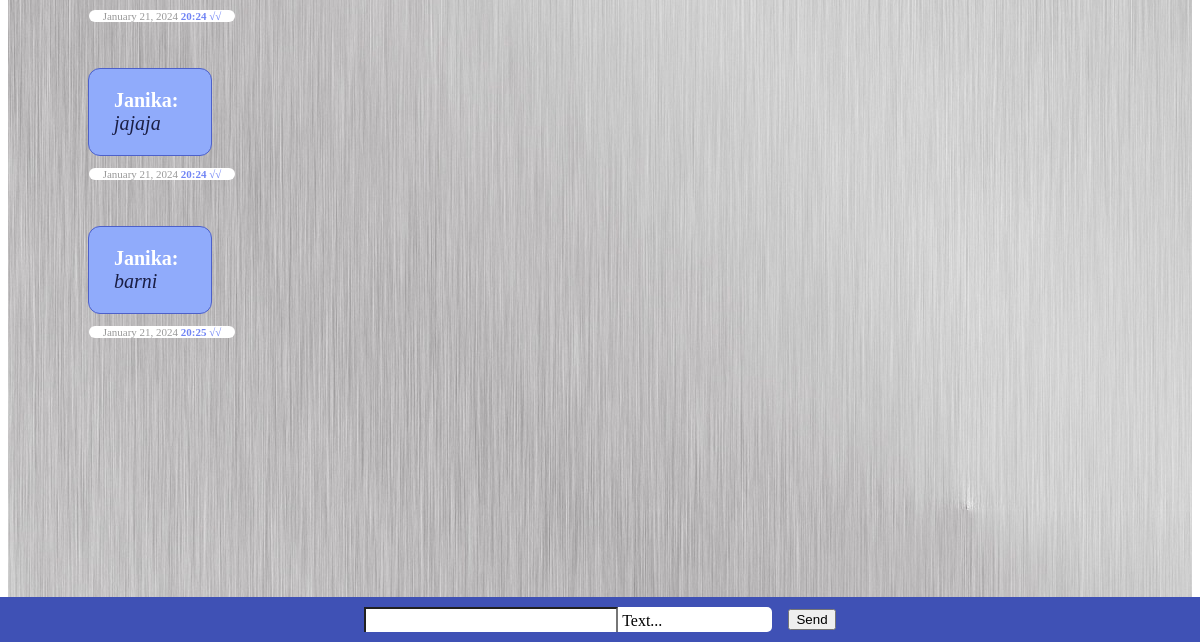
Before: /chat/ (signed in, lower part) with the older database file.
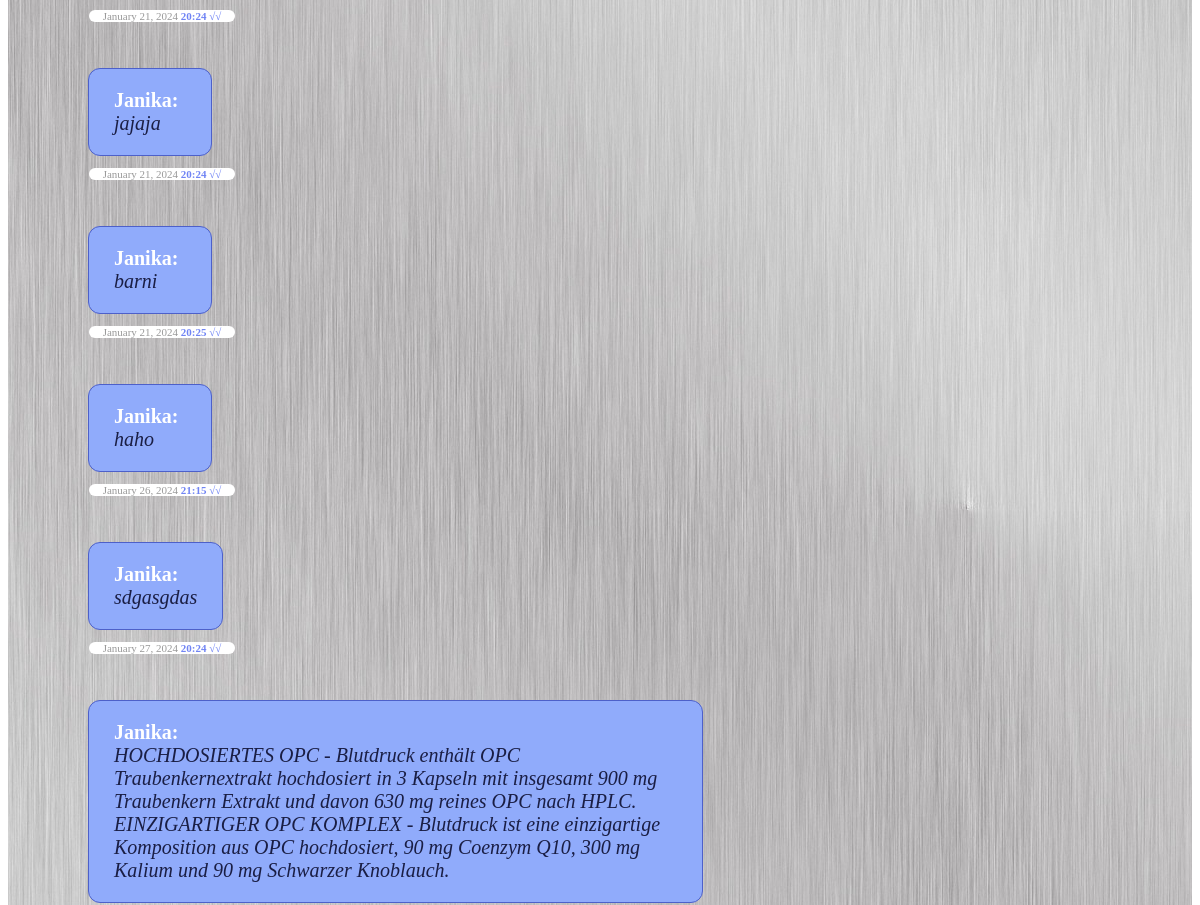
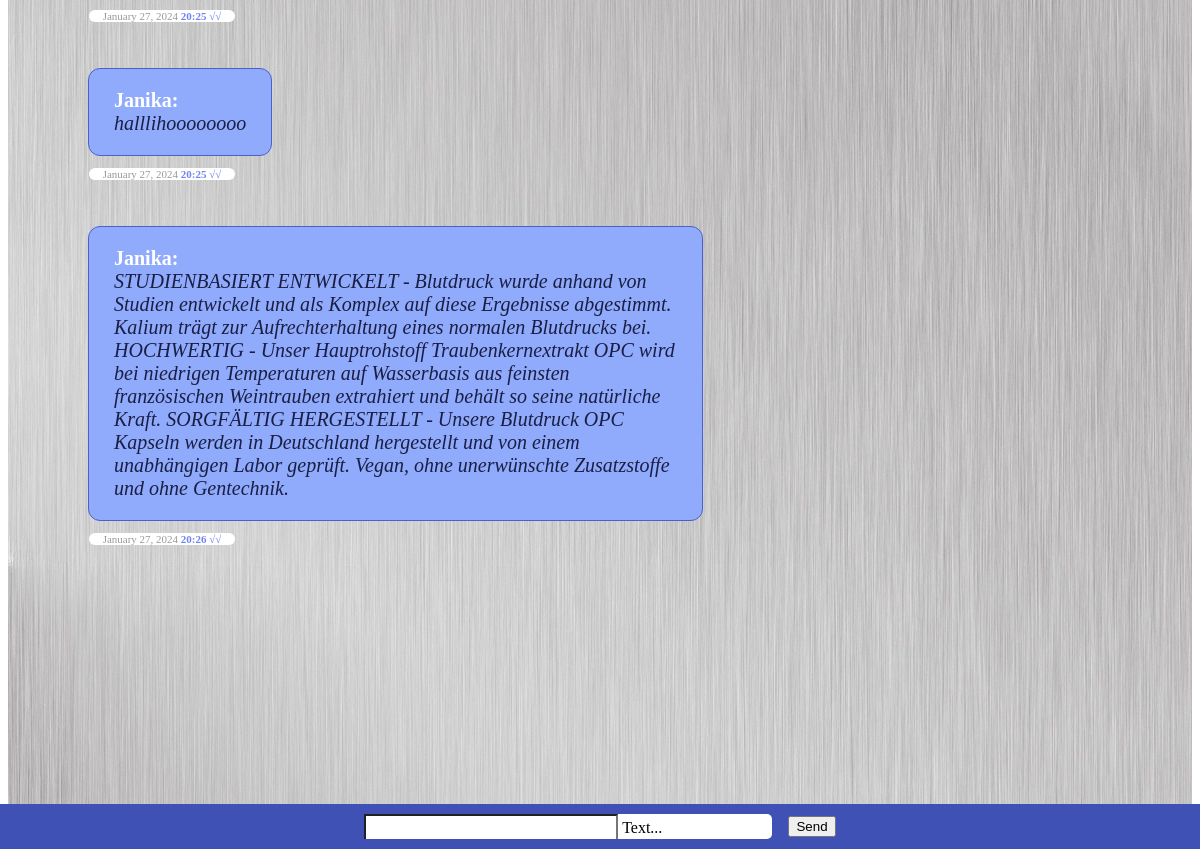
After: the same page with the newer database file (2 pictures, top to bottom).
### chat/models.py (models this page shows)
class Message(models.Model):
    text = models.CharField(max_length=500)
    created_at = models.DateTimeField(default=datetime.now)
    chat = models.ForeignKey(Chat, on_delete=models.CASCADE, related_name='chat_message_set', default=None, blank=True, null=True)
    author = models.ForeignKey(settings.AUTH_USER_MODEL, on_delete=models.CASCADE, related_name='author_message_set')
    receiver = models.ForeignKey(settings.AUTH_USER_MODEL, on_delete=models.CASCADE, related_name='receiver_message_set')

### chat/views.py (the view, shortened to what this page needs)
# urls.py: path('chat/', index, name='index'),
@login_required(login_url = '/login/')
def index(request):
   myChat = Chat.objects.get(id=1)
   chatMessages = Message.objects.filter(chat__id=1)
   return render(request, 'chat/index.html', {'messages': chatMessages})

### chat/templates/chat/index.html (shortened to what this page needs)
{% extends "base.html" %}
{% block content %}
{% if request.user.is_authenticated %}
<div class="message-container" id="messageContainer">
{% for message in messages %}
          {% if message.author == request.user %}
          <div class="wrapper-maim-user">
            <div class="main-user date-border">
                <span> <b class="color-red">{{ message.author }}:</b><br><i class="text-main ">{{ message.text }}</i></span>
                <span class="main-user-time">
                  <span class="color-gray">{{ message.created_at|date:"F" }}</span>
                  <span class="color-gray">{{ message.created_at|date:"j" }},</span>
                  <span class="color-gray">{{ message.created_at|date:"Y" }}</span>
                  <span class="color-blue"><b class="fw-900">{{ message.created_at|date:"H:i" }} √√</b></span>
                </span>
            </div>
          </div>
{% else %}
          <div class="wrapper-other-user">
             <div class="other-user c-gray bg-other-user date-border">
               <span> <b class="text-main mr-8">{{ message.author }}:</b><br><i class="color-d-gray">{{ message.text }}</i></span>
                <span class="other-user-time">
                <span class="color-gray">{{ message.created_at|date:"F" }}</span>
                <span class="color-gray">{{ message.created_at|date:"j" }},</span>
                <span class="color-gray">{{ message.created_at|date:"Y" }}</span>
                <span class="color-blue"><b class="fw-900">{{ message.created_at|date:"H:i" }} √√</b></span>
              </span>
             </div>
         </div>
{% endif %}
  {% endfor %}
</div>
<div class="form-container">
     <form onsubmit="sendMessage() ; return false;"   method="post">
       <div class="form-content" >
       <div class="mdl-textfield mdl-textfield-width mdl-js-textfield mdl-textfield--floating-label mdl-bg">
          <input class="mdl-textfield__input p-0 mdl-textfield__input-style" name="textmessage" type="text" id="messageField" />
          <label class="mdl-textfield__label" for="messageField">Text...</label>
       </div>
       <div class="send-btn">
         <button  class="mdl-button mdl-js-button mdl-button--raised mdl-js-ripple-effect mdl-button--accent">Send</button>
       </div>
          </div>
     </form>
</div>
{% else %}
  <h1>Nicht eigeloggt</h1>
  <p>Du bist aktuell nicht eingelogt, <br>
  bitte <a href="/login/">hier</a> einlogen.</p>
{% endif %}
{% endblock %}

### templates/base.html (shortened to what this page needs)
<!DOCTYPE html>
<html lang="en">
  <head>
    {% load static %}
    <link rel="stylesheet" href="https://code.getmdl.io/1.3.0/material.indigo-pink.min.css" />
    <link rel="stylesheet" href="{% static 'css/style.css' %}" />
  </head>
 <body>
   <div class="mdl-layout mdl-js-layout mdl-layout--fixed-header">
      <main id="main" class="mdl-layout__content">
        <div id="pc" class="page-content">
          {% block content %}
          {% endblock %}
        </div>
      </main>
    </div>
  </body>
</html>

### static/css/style.css (style rules this page uses)
html { scroll-behavior: smooth; }
i { margin-top: 21px; }
.bg-other-user { background-color: rgb(144, 171, 251) !important; }
.color-d-gray { color: #1a1e44; }
.color-blue { color: rgb(112, 132, 244); }
.mr-8 { margin-right: 8px; }
.fw-900 { font-weight: 900; }
.message-container { max-width: 100%; display: flex; flex-direction: column; }
.wrapper-other-user { width: 100%; display: flex; justify-content: flex-start; margin-bottom: 70px; }
.main-user, .other-user { width: fit-content; max-width: 55%; position: relative; background-color: rgb(63, 81, 181); padding: 20px 25px; border-radius: 12px; font-size: 20px; display: flex; overflow-wrap: break-word; }
.text-main { color: white; }
.c-gray { background-color: rgb(238, 236, 236); }
.main-user-time, .other-user-time { position: absolute; min-width: 138px; bottom: -25px; right: 0; padding: 0px 4px; background-color: white; border-radius: 8px; font-size: 11px; text-align: center; }
.other-user-time { left: 0 !important; right: unset !important; }
.form-container { width: 100%; background-color: rgb(63, 81, 181); padding: 10px; padding-left: 0; display: flex; justify-content: center; position: fixed; bottom: 0; left: 0; right: 0; }
.form-content { display: flex; align-items: center; justify-content: center; }
.mdl-textfield__input-style { font-size: 18px; border-bottom: none; padding-left: 16px; }
.mdl-textfield-width { width: 380px; padding-right: 28px; }
.send-btn { margin-left: 16px; }
.mdl-layout__content { background-image: url('/static/img/alu.jpg'); padding: 80px; padding-bottom: 250PX; }
.mdl-bg { border-radius: 5px; background-color: white; }
.date-border { border: 1px solid rgb(77, 96, 201); }

Changed rows visible on the page:
added Message: author "Janika", text "haho", created_at "January", created_at "26", created_at "2024", created_at "21:15"
added Message: author "Janika", text "sdgasgdas", created_at "January", created_at "27", created_at "2024", created_at "20:24"
added Message: author "Janika", text "HOCHDOSIERTES OPC - Blutdruck enthält OPC Traubenkernextrakt hochdosiert in 3 Kapseln mit insgesamt 900 mg Traubenkern Extrakt und davon 630 mg reines OPC nach HPLC. EINZIGARTIGER OPC KOMPLEX - Blutdruck ist eine einzigartige Komposition aus OPC hochdosiert, 90 mg Coenzym Q10, 300 mg Kalium und 90 mg Schwarzer Knoblauch.", created_at "January", created_at "27", created_at "2024", created_at "20:25"
added Message: author "Janika", text "halllihoooooooo", created_at "January", created_at "27", created_at "2024", created_at "20:25"
added Message: author "Janika", text "STUDIENBASIERT ENTWICKELT - Blutdruck wurde anhand von Studien entwickelt und als Komplex auf diese Ergebnisse abgestimmt. Kalium trägt zur Aufrechterhaltung eines normalen Blutdrucks bei. HOCHWERTIG - Unser Hauptrohstoff Traubenkernextrakt OPC wird bei niedrigen Temperaturen auf Wasserbasis aus feinsten französischen Weintrauben extrahiert und behält so seine natürliche Kraft. SORGFÄLTIG HERGESTELLT - Unsere Blutdruck OPC Kapseln werden in Deutschland hergestellt und von einem unabhängigen Labor geprüft. Vegan, ohne unerwünschte Zusatzstoffe und ohne Gentechnik.", created_at "January", created_at "27", created_at "2024", created_at "20:26"
